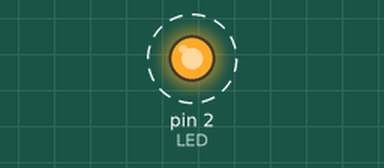
This sketch was run on a simulated Arduino Uno, built with avr-gcc and run on an emulated ATmega328P. Parts: output pins drawn as LEDs (lit = HIGH). Dashed ring = blinking. No radio packets arrive unless stated; what the sketch prints to the serial monitor is not drawn.

Above: at 0.5 s.
Timing chart, 0 to 4.6 s (numbered marks = the images above):
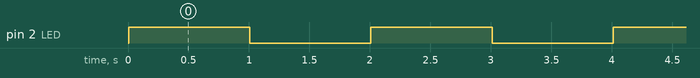

Measured:
- by itself, pin 2 (LED): alternates HIGH for 1.0 s and LOW for 1.0 s

The sketch:

verici.ino
```cpp
#include <SPI.h> // kütüphaneler eklendi
#include <RF24.h>

#define LED 2 // 5. pine led bağlanmıştır

#define RF_CS 7 // RF24 üzerindeki CS pininin (bazı modellerde CE diye yazılmaktadır) arduino ya takıldığı pin numarası verilmiştir
#define RF_CSN 8 // RF24 üzerindeki CSN pininin arduino ya takıldığı pin numarası verilmiştir

RF24 radio(RF_CS, RF_CSN); // RF24 türünde radio isimli değişken tanımlandı
const uint64_t pipes[2] = { 0xe7e7e7e7e7LL, 0xc2c2c2c2c2LL }; // paralel veri yolu adresleri

boolean durum =false;

void setup() {
  Serial.begin(9600); // seri haberleşme hızı
  pinMode(LED, OUTPUT);
  radio.begin(); // rf24 haberleşmesi başlatıldı
  radio.openWritingPipe(pipes[0]); //  modülün verici olarak kullanılması için gerekli olan data yolu adresini haberleşmeye açar. Yani 0xe7e7e7e7e7LL adresi veriyi gönderen kısım.
  //Bunu karşı taraf 0xc2c2c2c2c2LL adresi ile alır
  radio.openReadingPipe(1, pipes[1]); //  modülün alıcı olarak kullanılması için gerekli olan data yolu adresini haberleşmeye açar. Yani 0xc2c2c2c2c2LL adresi veriyi alan kısım.
  //Yani veri karşıdaki 0xe7e7e7e7e7LL adresinden alınır
  radio.startListening(); // radio modüllerinden veri gelinip gelinmediğini kontrol eetmektedir.
  radio.printDetails();
}

void loop() {

  unsigned long time = millis();  // programın çalışma süresinin tutulduğu değişken
  // belli bir sürede modüllerin birbiri ile haberleşmediği durumlarda uyarı vermesi için kullanılacaktır

  uint8_t on[1],off[1];
  on[0]=1;
  off[0]=0;
  radio.stopListening();

  if(!durum)
  {
    digitalWrite(LED,HIGH); // led yandığında karşı tarafın ledi  sonecek

    radio.write( &on,sizeof(on));
    durum= true;
     Serial.println("1 deneeme ");
     Serial.println(radio.available());//baglanti var mı
  }
  else
  {
    digitalWrite(LED,LOW);
    radio.write( &off,sizeof(off));
    durum=false;
     Serial.println("2 deneme");
  }
  radio.startListening();

  delay(1000);
}
```
